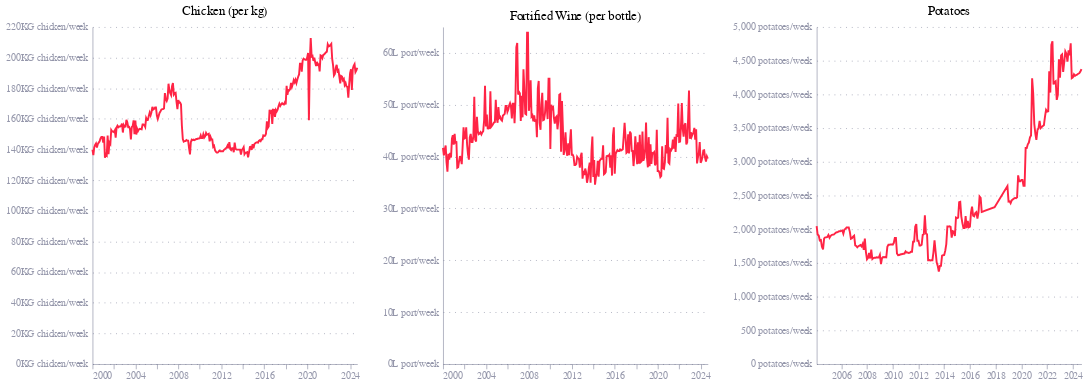

The notebook cell saved with this chart:
### Code cell
df = proper_quantiles.copy()
df = df.merge(wage_df, left_on='quote_date', right_on='date', how='inner')
df.description.unique()
df['wage'] = df['wage'].astype(float)
df['price'] = df['price'].astype(float)
df['adjusted_price'] = df['wage']/df['price']
df

df['adjusted_price'] = np.where(df.item_id == 212311, df['adjusted_price']*5, df['adjusted_price'])
df['adjusted_price'] = np.where(df.item_id == 310406, df['adjusted_price']*0.75, df['adjusted_price'])

df['label'] = np.where(df.quote_date == '2024-09-01', df['description'], '')

charts = []
#for item_id in [310406, 212311]:
for item_id in df.item_id.unique():

    temp_df = df.query(f"item_id == {item_id} and quantile == 0.5")

    labelExprs = {
        212311: "datum.label + ' potatoes/week'",
        310406: "datum.label + 'L port/week'",
        210905: "datum.label + 'KG chicken/week'"
    }

    base = alt.Chart(temp_df).mark_line(color='black').encode(
        x=alt.X('quote_date:T', title=''),
        y=alt.Y('adjusted_price:Q', title='', axis=alt.Axis(labelExpr=labelExprs[item_id])),
        color=alt.value('hsl(351, 100%, 57%)')
    )

    line = base.mark_line(color='black').encode(
        x=alt.X('quote_date:T', title=''),
    )

    end_label = base.mark_text(align='left', dx=5, dy=-5).encode(
        text='label:N'
    )

    title_rebinds = {
        "Fresh/Chilled Chicken  Per Kg": "Chicken (per kg)",
        "Fortified Wine  (70-75Cl)": "Fortified Wine (per bottle)",
        "Potatoes- Baking Pr Kg": "Potatoes"
    } 


    chart = (line ).properties(
        width=275,
        height=350,
        title=alt.TitleParams(
        #text=f"{temp_df['description'].iloc[0].title()}",
        text=title_rebinds[temp_df['description'].iloc[0].title()],
        fontWeight='normal',
        )
    )

    charts.append(chart)

chart = alt.hconcat(*charts)
chart.save("price_distribution_adjusted.png", scale_factor=3)
chart.save("price_distribution_adjusted.json")
chart

### Figure 1 — Vega-Lite specification as saved in the notebook (floating-point values rounded to 4 significant figures; data arrays with more than 128 entries replaced by an {"elided": "..."} marker saying what was removed)
{"config": {"font": "Circular Std", "mark": {"line": {"interpolate": "monotone"}}, "view": {"stroke": "transparent", "width": 400, "height": 300}, "range": {"category": ["#36B7B4", "#E6224B", "#F4C245", "#0063AF", "#00A767", "#179FDB", "#EB5C2E"], "diverging": ["#E6224B", "#E54753", "#C9C9C9", "#179FDB", "#122B39"], "heatmap": ["#C9C9C9", "#179FDB", "#0063AF", "#122B39"], "ordinal": ["#00A767", "#36B7B4", "#179FDB", "#0063AF", "#243B5A"]}, "axisX": {"domainColor": "#676A86", "domainOpacity": 0.5, "grid": false, "labelAngle": 0, "labelColor": "#676A86", "labelOpacity": 0.7, "orient": "bottom", "tickColor": "#676A86", "tickCount": 10, "tickOpacity": 0.5, "title": false, "titleAlign": "center", "titleAnchor": "middle", "titleColor": "#676A86", "titleFontSize": 12, "titleOpacity": 0.8, "titleY": -15}, "axisY": {"domainColor": "#676A86", "domainOpacity": 0.5, "gridColor": "#676A86", "gridDash": [1, 5], "gridOpacity": 0.5, "labelColor": "#676A86", "labelOpacity": 0.7, "labelPadding": 5, "tickColor": "#676A86", "tickCount": 8, "tickOpacity": 0.5, "ticks": false, "titleAlign": "left", "titleAngle": 0, "titleBaseline": "bottom", "titleColor": "#676A86", "titleFontSize": 12, "titleOpacity": 0.8, "titleX": 0, "titleY": -7}}, "hconcat": [{"data": {"name": "data-e515e5b1442eff7407741aeb1c451839"}, "mark": {"type": "line", "color": "black"}, "encoding": {"color": {"value": "hsl(351, 100%, 57%)"}, "x": {"field": "quote_date", "title": "", "type": "temporal"}, "y": {"axis": {"labelExpr": "datum.label + 'KG chicken/week'"}, "field": "adjusted_price", "title": "", "type": "quantitative"}}, "height": 350, "title": {"text": "Chicken (per kg)", "fontWeight": "normal"}, "width": 275}, {"data": {"name": "data-1eda3c02d21cb160f8d729cc647c70c2"}, "mark": {"type": "line", "color": "black"}, "encoding": {"color": {"value": "hsl(351, 100%, 57%)"}, "x": {"field": "quote_date", "title": "", "type": "temporal"}, "y": {"axis": {"labelExpr": "datum.label + 'L port/week'"}, "field": "adjusted_price", "title": "", "type": "quantitative"}}, "height": 350, "title": {"text": "Fortified Wine (per bottle)", "fontWeight": "normal"}, "width": 275}, {"data": {"name": "data-0086213308bab105382160c94cbaa449"}, "mark": {"type": "line", "color": "black"}, "encoding": {"color": {"value": "hsl(351, 100%, 57%)"}, "x": {"field": "quote_date", "title": "", "type": "temporal"}, "y": {"axis": {"labelExpr": "datum.label + ' potatoes/week'"}, "field": "adjusted_price", "title": "", "type": "quantitative"}}, "height": 350, "title": {"text": "Potatoes", "fontWeight": "normal"}, "width": 275}], "$schema": "https://vega.github.io/schema/vega-lite/v5.8.0.json", "datasets": {"data-e515e5b1442eff7407741aeb1c451839": {"elided": "297 records"}, "data-1eda3c02d21cb160f8d729cc647c70c2": {"elided": "297 records"}, "data-0086213308bab105382160c94cbaa449": {"elided": "228 records"}}}
